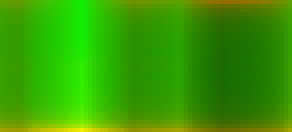
#> input picture tools/print-gamut.png, 73 x 33 px (shown 4 times larger)
$ python printlut.py
#> lines starting #> are read from the running program, lines starting #| are printed output that depends on the picture
### tools/preview.py
#!/usr/bin/env python3
"""Composite a paper texture over a screenshot (or a test card).

Mirrors the shaders in shaders.js: ink spread, print colours, light
scattering and the matte look, then a multiply for shadows and the tint,
then an OVER for highlights and ink mottle (in one blend on the GPU).
"""

import argparse
from pathlib import Path

import numpy as np
from PIL import Image, ImageDraw, ImageFont

from printgamut import oklab_to_srgb, srgb_to_oklab

GAMUT = Path(__file__).resolve().parent / "print-gamut.png"
LUT = Path(__file__).resolve().parent.parent / "extension" / "print-lut.png"

# As in papergen.js and shaders.js.
TONE_SCALE = 8
PAPER_BLACK = 0.05 * np.array([1, 0.97, 0.92]) ** 2.2
MOTTLE_STRETCH = 3
MOTTLE_FLOOR = 0.3
INK_SHARE = 0.7
INK_STRENGTH = 0.9
INK_FEATHER = 0.9
INK_REACH = 0.5
SCATTER_MAX_MM = 0.25
TEXEL_MM = 0.23

LOREM = ("Paper is a thin sheet material produced by mechanically or chemically "
         "processing cellulose fibres derived from wood, rags, grasses or other "
         "vegetable sources in water, draining the water through fine mesh "
         "leaving the fibre evenly distributed on the surface, followed by "
         "pressing and drying.")


# [47 lines left out: functions test_card, relief, matte_values, not called in this run]


def matte_curve(b, black):
    """Paper black added in linear light, as PRINT_SHADER."""
    return (black + (1 - black) * np.maximum(b, 0) ** 2.2) ** (1 / 2.2)


def sample(table, x, y):
    """Bilinear lookup at texel coordinates, clamped like the GPU does."""
    x = np.clip(x, 0, table.shape[1] - 1)
    y = np.clip(y, 0, table.shape[0] - 1)
    x0 = np.minimum(x.astype(int), table.shape[1] - 2)
    y0 = np.minimum(y.astype(int), table.shape[0] - 2)
    fx, fy = (x - x0)[..., None], (y - y0)[..., None]
    top = table[y0, x0] * (1 - fx) + table[y0, x0 + 1] * fx
    bottom = table[y0 + 1, x0] * (1 - fx) + table[y0 + 1, x0 + 1] * fx
    return top * (1 - fy) + bottom * fy


def print_colours(b, gamut, strength):
    """Move colours print can't reach into its gamut. The exact mapping,
    printlut.py bakes it into the shader's lookup table."""
#> called with b = array of shape (4225, 65, 3), strength = 1
    table = np.asarray(Image.open(gamut).convert("RGB"), np.float32) / 255
    lab = srgb_to_oklab(b)
    chroma = np.hypot(lab[..., 1], lab[..., 2])
    hue = np.arctan2(lab[..., 2], lab[..., 1]) / (2 * np.pi) % 1
    column = hue * (table.shape[1] - 1)
    cusp = sample(table, column, np.zeros_like(column))[..., 1]
    p = np.stack([lab[..., 0] - cusp, chroma], -1)
    r = np.maximum(np.hypot(*np.moveaxis(p, -1, 0)), 1e-6)
    angle = np.arctan2(p[..., 1], p[..., 0])
    limit = sample(table, column, angle / np.pi * (table.shape[0] - 1))[..., 0]
    x = r / np.maximum(limit, 1e-4)
    knee = 1 - 0.2 * chroma / r
    y = (x - knee) / np.maximum(1 - knee, 1e-4)
    squeezed = np.where(x > knee, knee + (1 - knee) * y / np.sqrt(1 + y * y), x)
    p = p * (1 + strength * (squeezed / np.maximum(x, 1e-6) - 1))[..., None]
    hue_dir = lab[..., 1:] / np.maximum(chroma, 1e-6)[..., None]
    lab = np.concatenate([(cusp + p[..., 0])[..., None], hue_dir * p[..., 1:]], -1)
    return np.clip(oklab_to_srgb(lab), 0, 1)


def lookup(table, c):
    """The lookup table at colours `c`, as PRINT_SHADER reads it: linear
    within a blue slice, mixed between the two nearest slices."""
    n = table.shape[1]
    s = np.clip(c, 0, 1) * (n - 1)
    b0 = np.floor(s[..., 2])
    b1 = np.minimum(b0 + 1, n - 1)
    lo = sample(table, s[..., 0], s[..., 1] + b0 * n)
    hi = sample(table, s[..., 0], s[..., 1] + b1 * n)
    return lo + (hi - lo) * (s[..., 2] - b0)[..., None]


# [65 lines left out: functions print_lut, ink_spread, scatter_strength, light_scatter, not called in this run]


def tiled(path, w, h):
    t = np.asarray(Image.open(path).convert("RGB"), np.float32) / 255
    return np.tile(t, (h // t.shape[0] + 1, w // t.shape[1] + 1, 1))[:h, :w]


# [59 lines left out: functions composite, main, not called in this run]


# [2 lines that do not run on import are left out]

### tools/printgamut.py
#!/usr/bin/env python3
"""Generate the print gamut table for the print colours effect.

Reads ICC/Fogra characterisation data (CGATS text with CMYK and Lab
columns), e.g. FOGRA52.txt for offset print on uncoated paper from
https://registry.color.org/cmyk-registry/fogra52, and writes the print
gamut in OKLab as a small RGB PNG.

The data is mapped media-relative with black point compensation: paper
white becomes screen white and the deepest black screen black, so the
table only describes how colourful print is. Lifting black is the matte
setting's job.

Colours outside the gamut are moved towards the grey of the same hue's
most colourful print colour (its cusp), so light yellows and greens get a
little darker instead of washing out. The table is laid out for that, in
polar coordinates around the cusp grey:

- columns: hues 0..360° in HUE_STEP steps, both ends included, so the
  GPU can interpolate without wrapping,
- rows: angles 0..180° from the grey axis towards white, in ANGLE_STEPS,
- red: distance from the cusp grey to the gamut boundary,
- green: lightness of the cusp grey, the same in every row.
"""

import argparse
from pathlib import Path

import numpy as np
from PIL import Image

HUE_STEP = 5
ANGLE_STEPS = 33

D50 = np.array([0.9642, 1.0, 0.8249])
D65 = np.array([0.95047, 1.0, 1.08883])
BRADFORD = np.array([[0.8951, 0.2664, -0.1614],
                     [-0.7502, 1.7135, 0.0367],
                     [0.0389, -0.0685, 1.0296]])
XYZ_TO_LMS = np.array([[0.8189330101, 0.3618667424, -0.1288597137],
                       [0.0329845436, 0.9293118715, 0.0361456387],
                       [0.0482003018, 0.2643662691, 0.6338517070]])
RGB_TO_LMS = np.array([[0.4122214708, 0.5363325363, 0.0514459929],
                       [0.2119034982, 0.6806995451, 0.1073969566],
                       [0.0883024619, 0.2817188376, 0.6299787005]])
LMS_TO_LAB = np.array([[0.2104542553, 0.7936177850, -0.0040720468],
                       [1.9779984951, -2.4285922050, 0.4505937099],
                       [0.0259040371, 0.7827717662, -0.8086757660]])


def srgb_to_oklab(c):
    lin = np.where(c <= 0.04045, c / 12.92, ((c + 0.055) / 1.055) ** 2.4)
    return np.cbrt(lin @ RGB_TO_LMS.T) @ LMS_TO_LAB.T


def oklab_to_srgb(lab):
    lms = (lab @ np.linalg.inv(LMS_TO_LAB).T) ** 3
    lin = lms @ np.linalg.inv(RGB_TO_LMS).T
    return np.where(lin <= 0.0031308, 12.92 * lin,
                    1.055 * np.abs(lin) ** (1 / 2.4) * np.sign(lin) - 0.055)


# [76 lines left out: functions read_cgats, lab_to_xyz, adapt, print_oklab, boundary, gamut_table and 1 more, not called in this run]


# [2 lines that do not run on import are left out]

### tools/printlut.py
#!/usr/bin/env python3
"""Bake the print colours mapping into a 3D lookup table for the shader.

Evaluates preview.py's exact mapping (the gamut table from printgamut.py,
moved in OKLab) on a SIZE³ grid of sRGB colours and writes it as a PNG laid
out like Mutter's own 3D LUTs: red along x, green + blue × SIZE along y.
The shader reads it with two linear lookups and a mix between the blue
slices. Prints the accuracy against the exact mapping.
"""

import argparse
from pathlib import Path

import numpy as np
from PIL import Image

import preview

SIZE = 65


def bake(size, gamut):
    g = np.linspace(0, 1, size, dtype=np.float32)
    b, gg, r = np.meshgrid(g, g, g, indexing="ij")
    grid = np.stack([r, gg, b], -1).reshape(size * size, size, 3)
    mapped = preview.print_colours(grid, gamut, 1.0)
    return (np.clip(mapped, 0, 1) * 255 + 0.5).astype(np.uint8)


def main():
    ap = argparse.ArgumentParser(description=__doc__.splitlines()[0])
    ap.add_argument("-o", "--output", type=Path, default=preview.LUT)
    ap.add_argument("--gamut", type=Path, default=preview.GAMUT)
    args = ap.parse_args()

    lut = bake(SIZE, args.gamut)
    Image.fromarray(lut, "RGB").save(args.output, optimize=True)
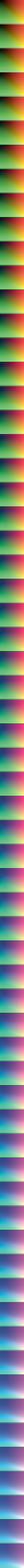
#> saved as print-lut.png: PIL image 65x4225 RGB (shown at 1/3 size); mean R, G, B 130.3, 129.8, 122.1

    rng = np.random.default_rng(1)
    c = rng.random((1, 200000, 3), dtype=np.float32)
    exact = preview.print_colours(c, args.gamut, 1.0)[0]
    looked_up = preview.lookup(lut.astype(np.float32) / 255, c)[0]
    err = np.abs(looked_up - exact).max(-1) * 255
    print(f"{args.output}: {SIZE}³, error against the exact mapping: mean {err.mean():.2f}, "
          f"99.9 % {np.percentile(err, 99.9):.2f}, max {err.max():.1f} levels")
#| extension/print-lut.png: 65³, error against the exact mapping: mean 0.28, 99.9 % 1.40, max 5.0 levels


if __name__ == "__main__":
    main()
